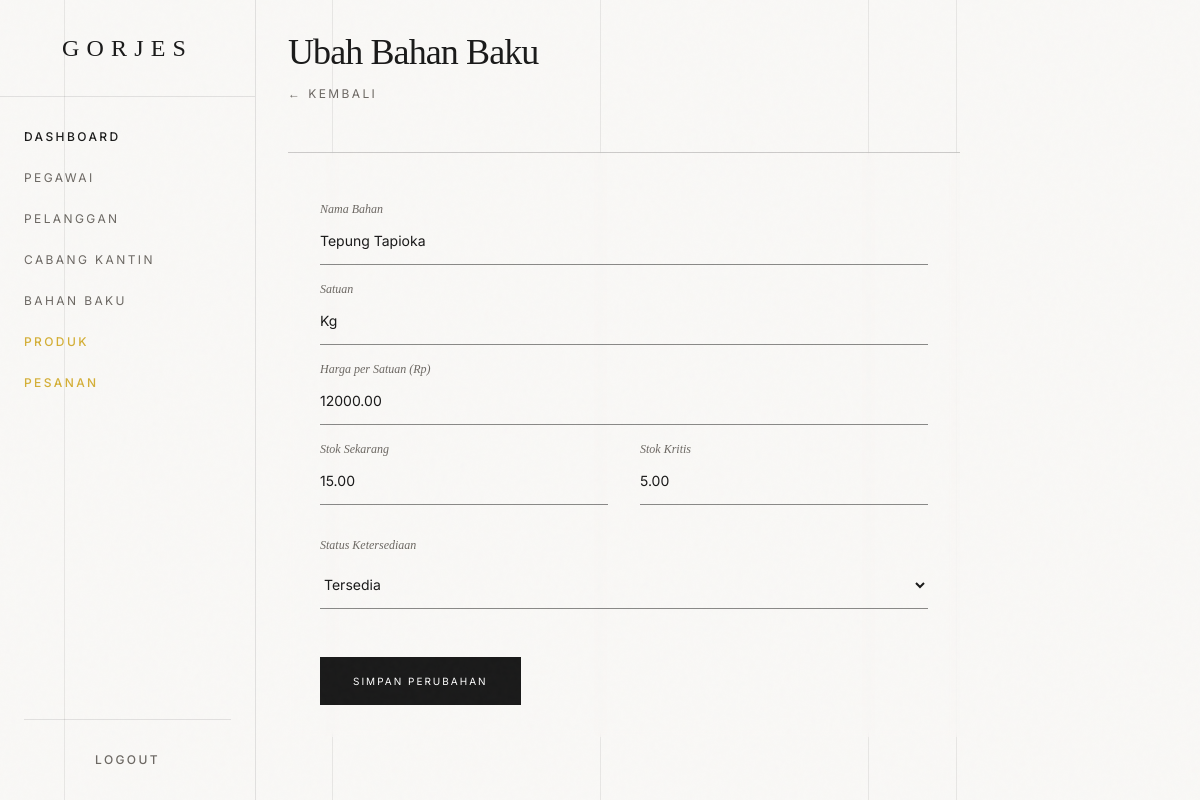
The app's page /dashboard/bahan_baku/bahan_bakuubah.php?id=85 (signed in) with its own data.
### tables this page shows
CREATE TABLE `bahan_baku` (
  `id_bahan_baku` int(11) NOT NULL,
  `nama_bahan` varchar(100) NOT NULL,
  `satuan` varchar(30) NOT NULL,
  `harga_satuan_bahan` decimal(12,2) NOT NULL,
  `stok` decimal(10,2) DEFAULT 0.00,
  `stok_kritis` decimal(10,2) DEFAULT 0.00,
  `status_ketersediaan` enum('Tersedia','Menipis','Habis') DEFAULT NULL
);

### dashboard/bahan_baku/bahan_bakuubah.php (the view, shortened to what this page needs)
<?php
include '../../layouts/config.php';
$id = $_GET['id'] ?? 0;
$sql = "SELECT * FROM bahan_baku WHERE id_bahan_baku = ?";
$stmt = mysqli_prepare($conn, $sql);
mysqli_stmt_bind_param($stmt, 'i', $id);
mysqli_stmt_execute($stmt);
$result = mysqli_stmt_get_result($stmt);
$data = mysqli_fetch_assoc($result);
include '../../layouts/head.php';
include '../../layouts/menu.php';
?>
<div class="mb-12 relative z-10">
    <h2 class="font-serif text-4xl tracking-tight mb-2">Ubah Bahan Baku</h2>
    <a href="bahan_bakulihat.php" class="text-xs tracking-[0.2em] uppercase text-luxury-mutedFg hover:text-luxury-accent transition-colors">← Kembali</a>
</div>
<div class="border-t border-luxury-fg/20 pt-8 relative z-10 max-w-2xl bg-luxury-bg/50 backdrop-blur-sm p-8">
    <form action="controllers/update.php" method="POST" class="space-y-8">
        <div class="relative group">
            <input type="text" name="nama_bahan" id="nama_bahan" required value="<?= htmlspecialchars($data['nama_bahan']) ?>"
                class="w-full h-12 bg-transparent border-b border-luxury-fg/50 text-sm px-0 py-2 focus:outline-none focus:border-luxury-accent transition-colors duration-500 peer placeholder-transparent" placeholder="Nama Bahan">
            <label for="nama_bahan" class="absolute left-0 -top-4 text-xs text-luxury-mutedFg font-serif italic transition-all duration-500 peer-focus:-top-4 peer-focus:text-xs peer-focus:text-luxury-accent">Nama Bahan</label>
        </div>
        <div class="relative group">
            <input type="text" name="satuan" id="satuan" required value="<?= htmlspecialchars($data['satuan']) ?>"
                class="w-full h-12 bg-transparent border-b border-luxury-fg/50 text-sm px-0 py-2 focus:outline-none focus:border-luxury-accent transition-colors duration-500 peer placeholder-transparent" placeholder="Satuan">
            <label for="satuan" class="absolute left-0 -top-4 text-xs text-luxury-mutedFg font-serif italic transition-all duration-500 peer-focus:-top-4 peer-focus:text-xs peer-focus:text-luxury-accent">Satuan</label>
        </div>
        <div class="relative group">
            <input type="number" name="harga_satuan_bahan" id="harga_satuan_bahan" required min="0" step="0.01" value="<?= htmlspecialchars($data['harga_satuan_bahan']) ?>"
                class="w-full h-12 bg-transparent border-b border-luxury-fg/50 text-sm px-0 py-2 focus:outline-none focus:border-luxury-accent transition-colors duration-500 peer placeholder-transparent" placeholder="Harga per Satuan (Rp)">
            <label for="harga_satuan_bahan" class="absolute left-0 -top-4 text-xs text-luxury-mutedFg font-serif italic transition-all duration-500 peer-focus:-top-4 peer-focus:text-xs peer-focus:text-luxury-accent">Harga per Satuan (Rp)</label>
        </div>
        <div class="grid grid-cols-2 gap-8">
            <div class="relative group">
                <input type="number" name="stok" id="stok" required min="0" value="<?= htmlspecialchars($data['stok']) ?>"
                    class="w-full h-12 bg-transparent border-b border-luxury-fg/50 text-sm px-0 py-2 focus:outline-none focus:border-luxury-accent transition-colors duration-500 peer placeholder-transparent" placeholder="Stok Sekarang">
                <label for="stok" class="absolute left-0 -top-4 text-xs text-luxury-mutedFg font-serif italic transition-all duration-500 peer-focus:text-luxury-accent">Stok Sekarang</label>
            </div>
            <div class="relative group">
                <input type="number" name="stok_kritis" id="stok_kritis" required min="0" value="<?= htmlspecialchars($data['stok_kritis']) ?>"
                    class="w-full h-12 bg-transparent border-b border-luxury-fg/50 text-sm px-0 py-2 focus:outline-none focus:border-luxury-accent transition-colors duration-500 peer placeholder-transparent" placeholder="Stok Kritis">
                <label for="stok_kritis" class="absolute left-0 -top-4 text-xs text-luxury-mutedFg font-serif italic transition-all duration-500 peer-focus:text-luxury-accent">Stok Kritis</label>
            </div>
        </div>
        <div class="relative group mt-4">
            <label for="status_ketersediaan" class="block text-xs text-luxury-mutedFg font-serif italic mb-2">Status Ketersediaan</label>
            <select name="status_ketersediaan" id="status_ketersediaan" class="w-full h-12 bg-transparent border-b border-luxury-fg/50 text-sm px-0 py-2 focus:outline-none focus:border-luxury-accent transition-colors duration-500 cursor-pointer">
                <option value="Tersedia" class="bg-luxury-bg text-luxury-fg" <?= $data['status_ketersediaan'] === 'Tersedia' ? 'selected' : '' ?>>Tersedia</option>
            </select>
        </div>
        <div class="pt-4">
            <button type="submit"
                class="h-12 px-8 border border-[#1A1A1A] bg-[#1A1A1A] text-white text-[10px] tracking-[0.2em] uppercase relative overflow-hidden group hover:bg-transparent hover:text-[#1A1A1A] transition-all duration-500">
                <span class="relative z-10 transition-colors duration-500">Simpan Perubahan</span>
            </button>
        </div>
    </form>
</div>
<?php
include '../../layouts/footer.php';
include '../../layouts/vendor-scripts.php';
?>

### layouts/head.php (style rules this page uses)
body { background-color: #F9F8F6; color: #1A1A1A; border-radius: 0px !important; }
* { border-radius: 0px !important; }

### records on screen
bahan_baku: nama_bahan "Tepung Tapioka", satuan "Kg", harga_satuan_bahan "12000.00", stok "15.00", stok_kritis "5.00", status_ketersediaan "Tersedia"
